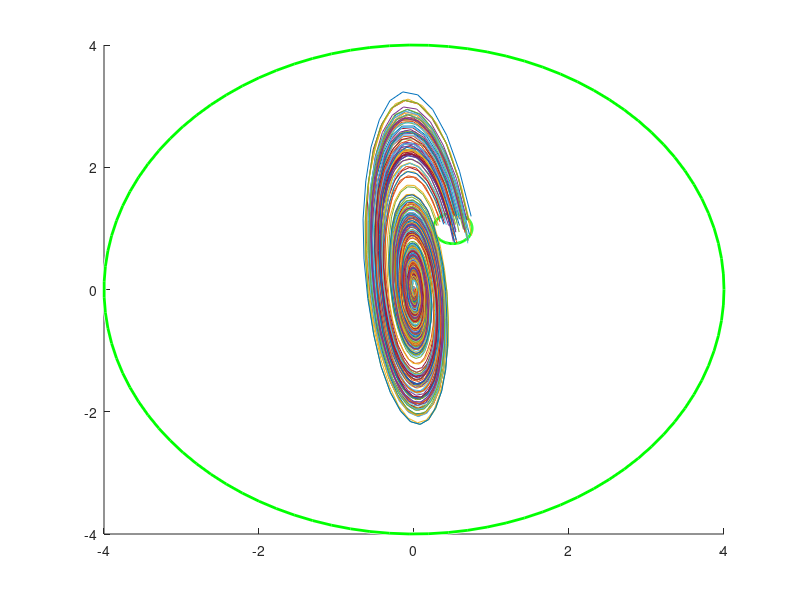

Write the MATLAB code that produced this figure. (Note: this script raises an error after producing the figure.)

figure (1)
hold on



f1 = @(x1,x2) 8/9*x1-1/18*x2+0.01*random('unif',-1,1);
f2 = @(x1,x2) x2+x1;
    
% initial set
viscircles([0.5,1], 0.25,'Color','g')
% domain
viscircles([0,0], 4,'Color','g')
% unsafe
% y>=1.5 or y<=1.5

% samples

total = 0;
unsafe = 0;
for i = [1:100] 
    listx = [random('unif',0.25,0.75)];
    listy = [random('unif',0.75,1.25)];
    if 0<=listx&&listx<=0.5&&0<=listy&&listy<=1
        continue
    end
    total = total + 1;
    count = 0;
    for t = [1:100]
        curx =  f1(listx(t),listy(t));
        listx = [listx curx];
        cury = f2(listx(t),listy(t));
        listy = [listy cury];
        if cury>= 2 || cury<=-2
            count = count+1;
        end
    end
    plot(listx,listy);
    if count > 10
        unsafe = unsafe +1;
    end
end

fprintf("Total: %d \n", total);
fprintf("Unsafe:  %d , percentage %f\n",unsafe, unsafe/total);


%1.00863027589+0.000764336887414*internal(1)-0.000238717762073*y-0.468983167011*internal(1)^2-0.0569691197657*internal(1)*y-0.0548913723523*y^2-0.0144508742475*internal(1)^3+0.00036810202576*internal(1)^2*y-0.00218128820727*internal(1)*y^2+0.000110151003611*y^3-1.32189812228*internal(1)^4-0.0276426938784*internal(1)^3*y-0.210466867904*internal(1)^2*y^2-0.010469089574*internal(1)*y^3-0.0100260863621*y^4-0.0316098166426*internal(1)^5-0.0227690667434*internal(1)^4*y-0.0120809898503*internal(1)^3*y^2-0.00481557415603*internal(1)^2*y^3-0.00108282817119*internal(1)*y^4-0.000224078893439*y^5+7.02002022834*internal(1)^6+0.0324912194204*internal(1)^5*y+1.66388571055*internal(1)^4*y^2+0.114240580765*internal(1)^3*y^3+0.178029061833*internal(1)^2*y^4+0.00712115843463*internal(1)*y^5+0.0055013541901*y^6+0.148581135528*internal(1)^7+0.0727409006165*internal(1)^6*y+0.0692171204619*internal(1)^5*y^2+0.0225874790207*internal(1)^4*y^3+0.0103416507113*internal(1)^3*y^4+0.0020005985662*internal(1)^2*y^5+0.000528187358512*internal(1)*y^6+6.06896049504e-05*y^7-17.4750613071*internal(1)^8-0.538926185308*internal(1)^7*y-5.84689069156*internal(1)^6*y^2-0.53511669379*internal(1)^5*y^3-0.978034114377*internal(1)^4*y^4-0.0681363421299*internal(1)^3*y^5-0.0696277204549*internal(1)^2*y^6-0.00168279424344*internal(1)*y^7-0.00153810349009*y^8-0.108957907605*internal(1)^9-0.0543836313277*internal(1)^8*y-0.0644425744538*internal(1)^7*y^2-0.0227171921388*internal(1)^6*y^3-0.0135755923817*internal(1)^5*y^4-0.00325546995271*internal(1)^4*y^5-0.0013116970926*internal(1)^3*y^6-0.000153877097446*internal(1)^2*y^7-4.80287843203e-05*internal(1)*y^8-3.96210754161e-06*y^9+12.7752460312*internal(1)^10+0.188916345594*internal(1)^9*y+5.26617176403*internal(1)^8*y^2+0.404154303285*internal(1)^7*y^3+1.19202707072*internal(1)^6*y^4+0.0896620398272*internal(1)^5*y^5+0.131255388975*internal(1)^4*y^6+0.00451716555891*internal(1)^3*y^7+0.00702493512523*internal(1)^2*y^8+1.6205534493e-05*internal(1)*y^9+0.000111390399979*y^10
%-1.56354150271e-05-0.000324916661386*internal(1)-4.23706356868e-05*y-0.00732021927874*internal(1)^2-0.0539588032637*internal(1)*y+0.00170979816822*y^2+0.00275141462211*internal(1)^3-0.00164114744804*internal(1)^2*y+0.000659955192747*internal(1)*y^2+0.000124691015494*y^3+0.294078745635*internal(1)^4-0.16105590142*internal(1)^3*y-0.0168500393801*internal(1)^2*y^2-0.0171263232044*internal(1)*y^3-6.94694791036e-05*y^4-0.0135212002036*internal(1)^5-0.0135958910899*internal(1)^4*y-0.00854139124541*internal(1)^3*y^2-0.00221532837073*internal(1)^2*y^3-0.000410607871051*internal(1)*y^4+4.71850793512e-05*y^5-2.27810128721*internal(1)^6+1.33287273624*internal(1)^5*y+0.189745065768*internal(1)^4*y^2+0.323869955456*internal(1)^3*y^3+0.0164511083451*internal(1)^2*y^4+0.0147330731557*internal(1)*y^5+0.000147759946473*y^6+0.0142147343483*internal(1)^7+0.0633211123701*internal(1)^6*y+0.0338737466929*internal(1)^5*y^2+0.0203331791061*internal(1)^4*y^3+0.00515143667348*internal(1)^3*y^4+0.00148123595418*internal(1)^2*y^5+9.08563655178e-05*internal(1)*y^6-2.47610433748e-05*y^7+6.54098686718*internal(1)^8-4.53687107816*internal(1)^7*y-0.683348238559*internal(1)^6*y^2-1.79295112447*internal(1)^5*y^3-0.194413906949*internal(1)^4*y^4-0.183334704271*internal(1)^3*y^5-0.0045757185032*internal(1)^2*y^6-0.00582506530131*internal(1)*y^7-0.000118644134103*y^8-0.000101823710748*internal(1)^9-0.0525444732999*internal(1)^8*y-0.030569500458*internal(1)^7*y^2-0.02621717667*internal(1)^6*y^3-0.00863888589922*internal(1)^5*y^4-0.00360327720608*internal(1)^4*y^5-0.000558422681773*internal(1)^3*y^6-0.000193169795549*internal(1)^2*y^7-5.21470982513e-06*internal(1)*y^8+2.39385614343e-06*y^9-5.81750456761*internal(1)^10+3.81612864516*internal(1)^9*y+0.364036341429*internal(1)^8*y^2+2.13337864284*internal(1)^7*y^3+0.279218542289*internal(1)^6*y^4+0.348799597603*internal(1)^5*y^5+0.0260898576038*internal(1)^4*y^6+0.0241097291728*internal(1)^3*y^7-0.000181396757147*internal(1)^2*y^8+0.00054321779282*internal(1)*y^9+2.12447935703e-05*y^10


syms x y
s = '0.00244730907255-0.0665811632785*internal(1)+0.613467076354*internal(1)^2-1.86283253462*internal(1)^3+1.75636552469*internal(1)^4+0.838677471735*internal(1)^5-1.66179443944*internal(1)^6-0.176206153539*internal(1)^7+0.501837430523*internal(1)^8+0.0876828106449*internal(1)^9-0.0270341008909*internal(1)^10-0.00378551931696*internal(1)^11+0.000215825221517*internal(1)^12'
%v = strrep(s,'internal(1)','x');
v = strrep(s,'internal(2)','y');
v = eval(v);
fc = fcontour(v, 'r');
fc.LevelList = [0];

fc = fcontour(v, 'm');
fc.LevelList = [-1];

